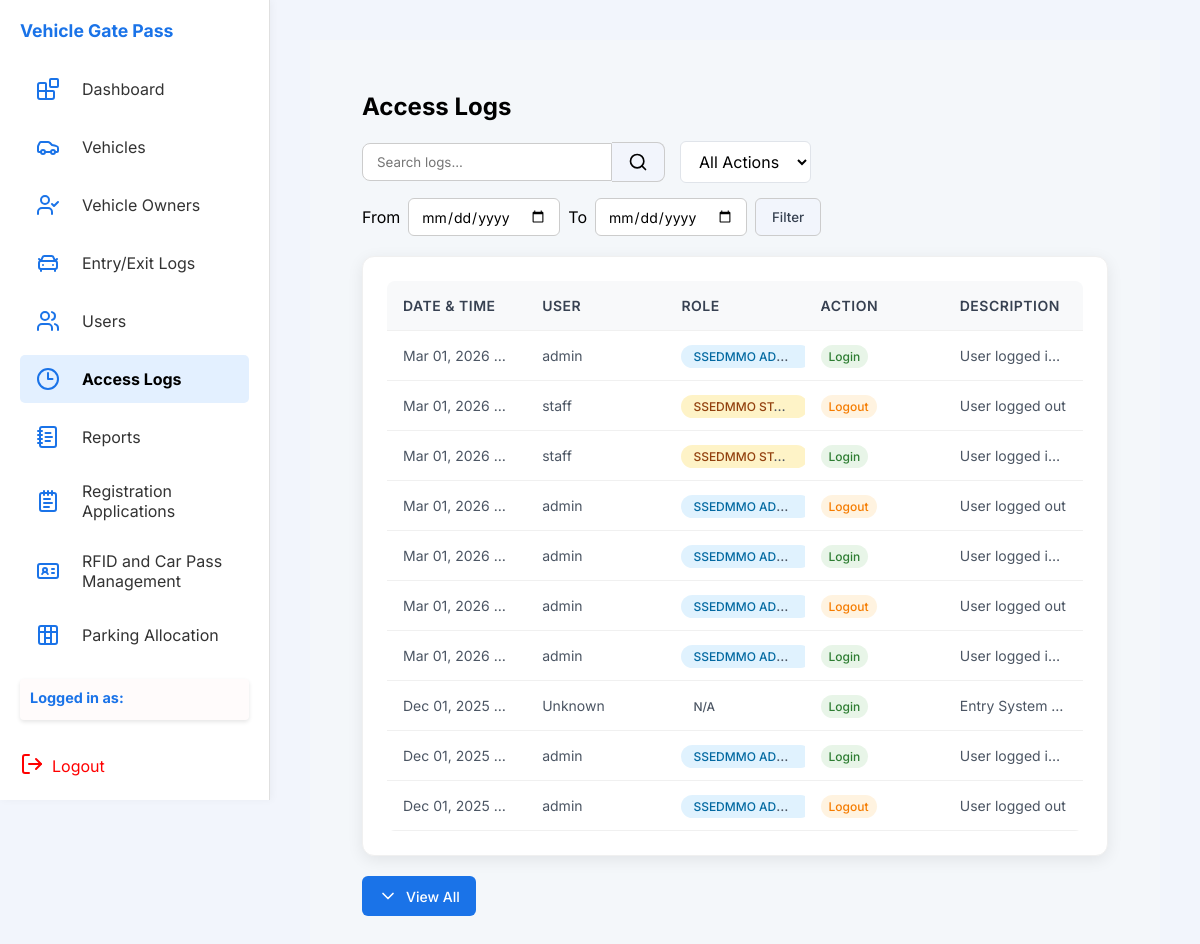
/php/access_logs.php (signed in), run on the app's committed database.
### tables this page shows
CREATE TABLE `accesslog` (
  `logID` int(11) NOT NULL,
  `userID` varchar(10) DEFAULT NULL,
  `action` enum('login','logout','failed_login','update','delete','view') NOT NULL,
  `description` text DEFAULT NULL,
  `timestamp` datetime DEFAULT current_timestamp()
);

CREATE TABLE `user` (
  `userID` varchar(10) NOT NULL,
  `registrationID` varchar(10) DEFAULT NULL,
  `passID` varchar(10) DEFAULT NULL,
  `username` varchar(50) NOT NULL,
  `password` varchar(255) NOT NULL,
  `role` enum('SSEDMMO Admin','SSEDMMO Staff','Guard') DEFAULT NULL
);

### php/access_logs.php (the view, shortened to what this page needs)
<?php
$db = new Database();
$conn = $db->getConnection();
$fromDate = isset($_GET['fromDate']) ? $_GET['fromDate'] : '';
$toDate = isset($_GET['toDate']) ? $_GET['toDate'] : '';
$whereClause = " WHERE al.action != 'failed_login'";
$params = [];
$types = '';
$query = "SELECT al.*, u.username, u.role
          FROM accesslog al
          LEFT JOIN user u ON al.userID = u.userID
          $whereClause
          ORDER BY al.timestamp DESC";
if ($params) {
    $stmt = $conn->prepare($query);
    $stmt->bind_param($types, ...$params);
    $stmt->execute();
    $result = $stmt->get_result();
} else {
    $result = $conn->query($query);
}
include_once '../includes/header.php';
?>
<main class="main">
  <div class="container">
    <div class="header">
      <h2>Access Logs</h2>
      <div class="header-actions">
        <div class="search-container">
          <input type="text" id="searchInput" placeholder="Search logs..." />
          <button class="search-btn">
            <svg xmlns="http://www.w3.org/2000/svg" width="20" height="20" viewBox="0 0 24 24" fill="none"
              stroke="currentColor" stroke-width="2" stroke-linecap="round" stroke-linejoin="round"
              class="lucide lucide-search">
              <circle cx="11" cy="11" r="8" />
              <path d="m21 21-4.3-4.3" />
            </svg>
          </button>
        </div>
        <div class="filter-container">
          <select id="filterAction">
            <option value="">All Actions</option>
          </select>
        </div>
        <div class="filter-container" style="display:flex; align-items:center; gap:8px;">
          <label for="fromDate">From</label>
          <input type="date" id="fromDate" name="fromDate" value="<?php echo htmlspecialchars($fromDate); ?>" class="date-input">
          <label for="toDate">To</label>
          <input type="date" id="toDate" name="toDate" value="<?php echo htmlspecialchars($toDate); ?>" class="date-input">
          <button type="button" id="dateFilterBtn" class="filter-btn">Filter</button>
        </div>
      </div>
    </div>
    <div class="card">
      <table class="data-table">
        <thead>
          <tr>
            <th>Date & Time</th>
            <th>User</th>
            <th>Role</th>
            <th>Action</th>
            <th>Description</th>
          </tr>
        </thead>
        <tbody>
          <?php if ($result && $result->num_rows > 0): ?>
            <?php
            $count = 0;
            $result->data_seek(0);
            while ($row = $result->fetch_assoc()):
              $count++;
              $class = $count > 10 ? 'class="hidden-log"' : '';
              ?>
              <tr <?php echo $class; ?>>
                <td><?php echo date('M d, Y H:i:s', strtotime($row['timestamp'])); ?></td>
                <td><?php echo htmlspecialchars($row['username'] ?? 'Unknown'); ?></td>
                <td>
                  <?php if ($row['role']): ?>
                    <span class="role-badge role-<?php echo strtolower(str_replace(' ', '-', $row['role'])); ?>">
                      <?php echo htmlspecialchars(ucfirst($row['role'])); ?>
                    </span>
                  <?php else: ?>
                    <span class="role-badge">N/A</span>
                  <?php endif; ?>
                </td>
                <td>
                  <span class="action-badge action-<?php echo strtolower($row['action']); ?>">
                    <?php echo htmlspecialchars(ucfirst($row['action'])); ?>
                  </span>
                </td>
                <td><?php echo htmlspecialchars($row['description']); ?></td>
              </tr>
            <?php endwhile; ?>
          <?php else: ?>
            <tr>
              <td colspan="5" class="no-data">No access logs found</td>
            </tr>
          <?php endif; ?>
        </tbody>
      </table>
    </div>
    <?php if ($result && $result->num_rows > 10): ?>
      <div class="text-center-margin-top-20">
        <button id="viewAllBtn" class="add-btn" onclick="toggleLogs()">
          <svg xmlns="http://www.w3.org/2000/svg" width="20" height="20" viewBox="0 0 24 24" fill="none"
            stroke="currentColor" stroke-width="2" stroke-linecap="round" stroke-linejoin="round">
            <path d="M6 9l6 6 6-6" />
          </svg>
          <span id="btnText">View All</span>
        </button>
      </div>
    <?php endif; ?>
  </div>
</main>
<?php
include_once '../includes/footer.php';
?>

### css/global.css (style rules this page uses)
* { box-sizing: border-box; margin: 0; padding: 0; font-family: "Inter", sans-serif; }
body { background: #f2f5fc; padding: 40px; }
main { flex: 1; padding: 0 40px; }
.main { margin-left: 270px; padding: 32px; min-height: 100vh; background: #f4f7fa; box-sizing: border-box; }

### css/users.css (style rules this page uses)
.container { padding: 20px; }
.header { display: flex; justify-content: space-between; align-items: center; margin-bottom: 20px; flex-wrap: wrap; gap: 20px; }
.header h2 { margin: 0; }
.header-actions { display: flex; gap: 15px; align-items: center; flex-wrap: wrap; }
.search-container { display: flex; align-items: center; }
.search-container input { padding: 10px 14px; border-radius: 8px 0 0 8px; border: 1px solid #ccc; width: 250px; outline: none; }
.search-btn { background: #f2f5fc; border: 1px solid #ccc; border-left: none; border-radius: 0 8px 8px 0; padding: 0 16px; height: 40px; display: flex; align-items: center; cursor: pointer; transition: background 0.2s; }
.filter-container select { padding: 9px 14px; border-radius: 6px; border: 1.5px solid #e0e4ea; background: #fff; font-size: 1rem; }
.add-btn { background: #1a73e8; color: white; border: none; border-radius: 6px; padding: 10px 16px; font-size: 14px; font-weight: 500; cursor: pointer; display: flex; align-items: center; gap: 8px; transition: all 0.2s ease; }
.card { background: white; border-radius: 12px; box-shadow: 0 4px 16px rgba(0, 0, 0, 0.08); padding: 24px; border: 1px solid #f0f0f0; overflow: hidden; }
.data-table { width: 100%; border-collapse: collapse; border-radius: 8px; overflow: hidden; table-layout: fixed; }
.data-table th, .data-table td { padding: 16px; text-align: left; border-bottom: 1px solid #f0f0f0; }
.data-table th { background-color: #f8f9fa; font-weight: 600; color: #374151; font-size: 14px; text-transform: uppercase; letter-spacing: 0.5px; }
.data-table tbody tr { transition: background-color 0.2s ease; }
.data-table td { color: #4b5563; font-size: 14px; white-space: nowrap; overflow: hidden; text-overflow: ellipsis; max-width: 200px; }
.role-badge { padding: 4px 12px; border-radius: 12px; font-size: 12px; font-weight: 500; text-transform: uppercase; }
.role-ssedmmo-staff { background: #fef3c7; color: #92400e; }
.role-ssedmmo-admin { background: #e0f2fe; color: #0369a1; }
.action-badge { padding: 4px 8px; border-radius: 12px; font-size: 12px; font-weight: 500; text-transform: capitalize; }
.action-login { background-color: #e8f5e8; color: #2e7d32; }
.action-logout { background-color: #fff3e0; color: #f57c00; }
.text-center-margin-top-20 { text-align: center; margin-top: 20px; }
.filter-btn { background: #f2f5fc; border: 1px solid #ccc; border-radius: 6px; padding: 0 16px; height: 38px; display: flex; align-items: center; justify-content: center; cursor: pointer; transition: background 0.2s; font-weight: 500; color: #374151; }
.date-input { padding: 8px 12px; border-radius: 6px; border: 1px solid #ccc; outline: none; font-family: inherit; font-size: 14px; height: 38px; box-sizing: border-box; }

### data on the page
accesslog: timestamp "Mar 01, 2026…", userID.username "admin", userID.role "SSEDMMO AD…", action "Login", description "User logged i…"
accesslog: timestamp "Mar 01, 2026…", userID.username "staff", userID.role "SSEDMMO ST…", action "Logout", description "User logged out"
accesslog: timestamp "Mar 01, 2026…", userID.username "staff", userID.role "SSEDMMO ST…", action "Login", description "User logged i…"
accesslog: timestamp "Mar 01, 2026…", userID.username "admin", userID.role "SSEDMMO AD…", action "Logout", description "User logged out"
accesslog: timestamp "Mar 01, 2026…", userID.username "admin", userID.role "SSEDMMO AD…", action "Login", description "User logged i…"
accesslog: timestamp "Mar 01, 2026…", userID.username "admin", userID.role "SSEDMMO AD…", action "Logout", description "User logged out"
accesslog: timestamp "Mar 01, 2026…", userID.username "admin", userID.role "SSEDMMO AD…", action "Login", description "User logged i…"
accesslog: timestamp "Dec 01, 2025…", username "Unknown", shows "N/A", action "Login", description "Entry System…"
accesslog: timestamp "Dec 01, 2025…", userID.username "admin", userID.role "SSEDMMO AD…", action "Login", description "User logged i…"
accesslog: timestamp "Dec 01, 2025…", userID.username "admin", userID.role "SSEDMMO AD…", action "Logout", description "User logged out"
